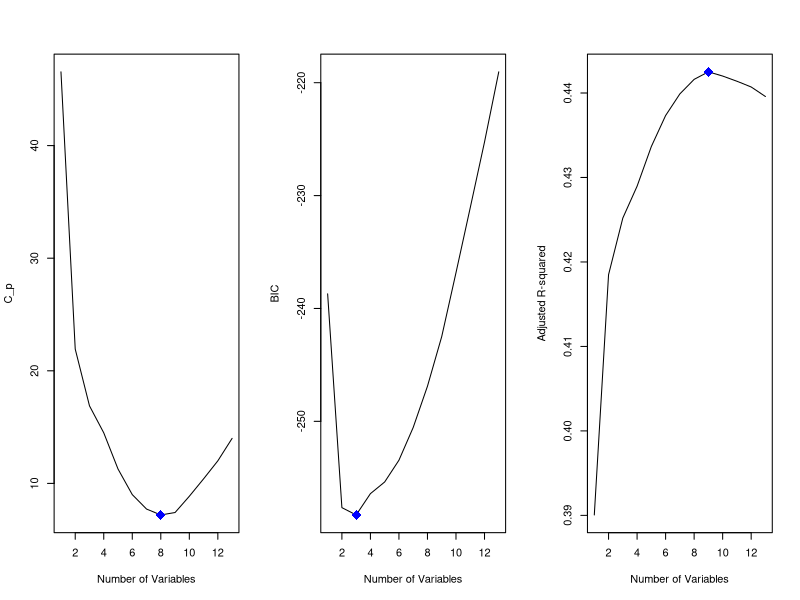
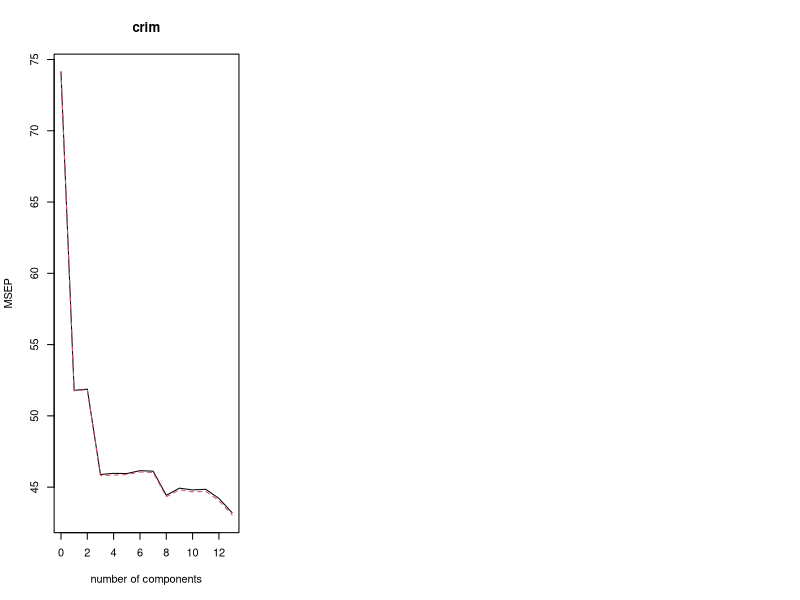

Here is the R script that generated these plots, in order:
## ---- chunk 1
knitr::opts_chunk$set(echo = TRUE)
## ---- chunk 2
library(MASS)
data("Boston")
library(leaps)
library(glmnet)
library(pls)
## ---- chunk 3
boston=Boston
## ---- chunk 4
fit.lm=lm(crim~.,data = boston) 
summary(fit.lm) 
## ---- chunk 5
best_subset=regsubsets(crim~.,data = boston,nvmax = 14)  # 
best_subset.summary<-summary(best_subset) 
best_subset.summary$adjr2 

## ---- chunk 6
par(mfrow = c(1, 3)) 

## ---- chunk 7
plot(best_subset.summary$cp, xlab = "Number of Variables", ylab = "C_p", type = "l") 
points(which.min(best_subset.summary$cp), best_subset.summary$cp[which.min(best_subset.summary$cp)], col = "blue", cex = 2, pch = 18)  # Adjust color, size, and symbol
 
## ---- chunk 8
plot(best_subset.summary$bic, xlab = "Number of Variables", ylab = "BIC", type = "l") 
points(which.min(best_subset.summary$bic), best_subset.summary$bic[which.min(best_subset.summary$bic)], col = "blue", cex = 2, pch = 18)  # Adjust color, size, and symbol
 

## ---- chunk 9
plot(best_subset.summary$adjr2, xlab = "Number of Variables", ylab = "Adjusted R-squared", type = "l") 
points(which.max(best_subset.summary$adjr2), best_subset.summary$adjr2[which.max(best_subset.summary$adjr2)], col = "blue", cex = 2, pch = 18)  # Adjust color, size, and symbol

## ---- chunk 10
coef(best_subset,which.min(best_subset.summary$cp)) 
 
## ---- chunk 11
set.seed(3) 
boston_matrix=model.matrix(crim~.,data = boston)[,-1]

## ---- chunk 12
ridge=cv.glmnet(boston_matrix,boston$crim,alpha=0) 
bestlam<-ridge$lambda.1se  
bestlam

## ---- chunk 13
coef(ridge,s=bestlam)
## ---- chunk 14
set.seed(4)
lasso=cv.glmnet(boston_matrix,boston$crim,alpha=1) 
bestlam<-lasso$lambda.1se 
bestlam 

## ---- chunk 15
coef(lasso,s=bestlam)
## ---- chunk 16
set.seed(3)  
pcr=pcr(crim~.,data=boston,scale=TRUE,validation="CV") 
pcr_summary<- summary(pcr) 
## ---- chunk 17
validationplot(pcr,val.type = "MSEP")
## ---- chunk 18
load_pcr<-pcr$loadings[,1:9] 
load_pcr 

## ---- chunk 19
train_boston = sample(nrow(boston), nrow(boston) * 0.75)  # Adjust training size to 75%
tr_boston = boston[train_boston, ] 
te_boston = boston[-train_boston, ] 

set.seed(4)  # Adjust seed value
tr_boston_matrix = model.matrix(crim ~ ., data = tr_boston)[, -1] 
te_boston_matrix = model.matrix(crim ~ ., data = te_boston)[, -1] 

ridge = cv.glmnet(tr_boston_matrix, tr_boston$crim, alpha = 0) 

bestlam = ridge$lambda.1se  

print(bestlam)


## ---- chunk 20
pred_ridge=predict(ridge,s=bestlam,newx = te_boston_matrix)
test_error=mean((te_boston$crim- pred_ridge)^2) 
test_error 
 
## ---- chunk 21
rmse= sqrt(test_error) 
(rmse/mean(te_boston$crim))*100 
## ---- chunk 22
lasso=cv.glmnet(tr_boston_matrix,tr_boston$crim,alpha=1) 
bestlam=lasso$lambda.min 
lasso_pred = predict(lasso, s = bestlam, newx = te_boston_matrix) 
test_error = mean((te_boston$crim - lasso_pred)^2) 
test_error 
## ---- chunk 23
rmse_lasso= sqrt(test_error) 
(rmse_lasso/mean(te_boston$crim))*100
